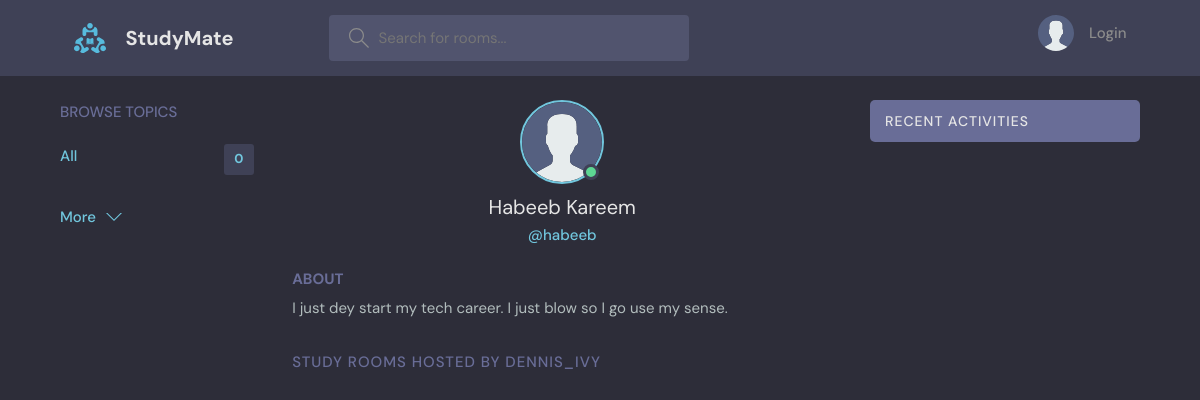
Page /profile/1/ on the earlier database version.
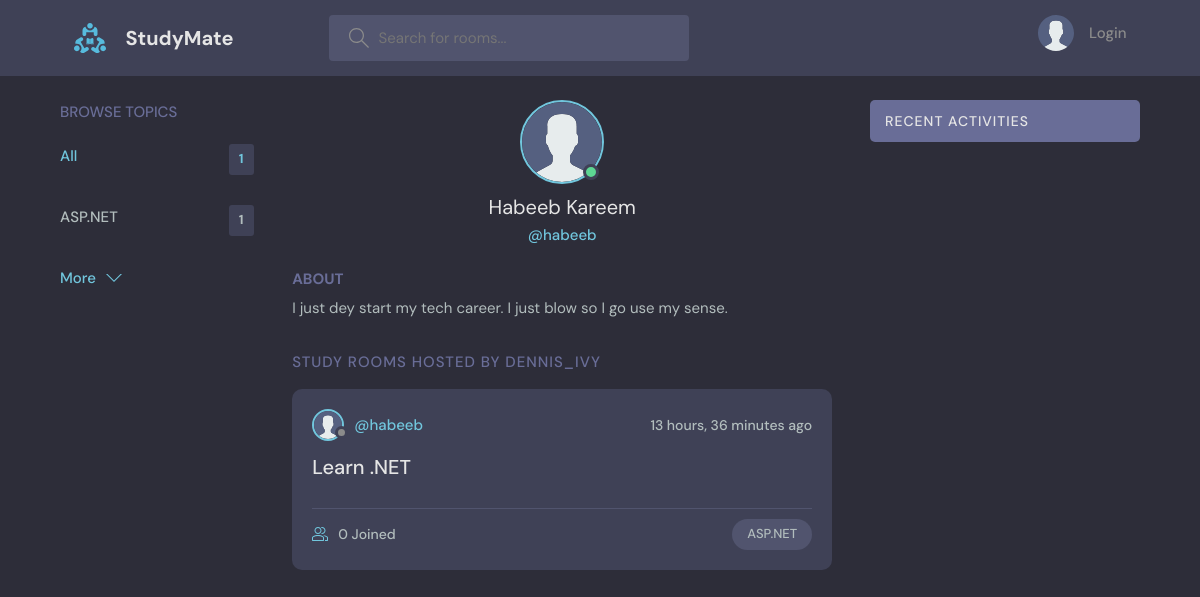
Same page on the later database version.
### base/models.py (models this page shows, shortened)
class User(AbstractUser):
    name = models.CharField(max_length=200, null=True)
    email = models.EmailField(unique=True, null=True)
    bio = models.TextField(null=True)
    avatar = models.ImageField(null=True, default='avatar.svg')
    USERNAME_FIELD: 'email'

class Topic(models.Model):
    name = models.CharField(max_length=200)

class Room(models.Model):
    host = models.ForeignKey(User, on_delete=models.SET_NULL, null=True)
    topic = models.ForeignKey(Topic, on_delete=models.SET_NULL, null=True)
    name = models.CharField(max_length=200)
    description = models.TextField(null=True, blank=True)
    participants = models.ManyToManyField(User, related_name='participants', blank=True)
    updated = models.DateTimeField(auto_now=True)
    created = models.DateTimeField(auto_now_add=True)
    class Meta:
        ordering = ['-updated', '-created']

### base/views.py (the view)
# urls.py: path('profile/<str:pk>/', views.userProfile, name='user-profile'),
def userProfile(request, pk):
    user = User.objects.get(id=pk)
    rooms = user.room_set.all()
    room_messages = user.message_set.all()
    topics = Topic.objects.all()
    context = {'user': user, 'rooms': rooms,
               'room_messages': room_messages, 'topics': topics}
    return render(request, 'base/profile.html', context)

### base/templates/base/profile.html (shortened to what this page needs)
{% extends 'main.html' %}
{% block content %}
<main class="profile-page layout layout--3">
  <div class="container">
    {% include 'base/topics_component.html' %}
    <div class="roomList">
      <div class="profile">
        <div class="profile__avatar">
          <div class="avatar avatar--large active">
            <img src="{{user.avatar.url}}" />
          </div>
        </div>
        <div class="profile__info">
          <h3>{{user.name}}</h3>
          <p>@{{user.username}}</p>
        </div>
        <div class="profile__about">
          <h3>About</h3>
          <p>
            {{user.bio}}
          </p>
        </div>
      </div>
      <div class="roomList__header">
        <div>
          <h2>Study Rooms Hosted by dennis_ivy</a>
          </h2>
        </div>
      </div>
      {% include 'base/feed_component.html' %}
    </div>
    {% include 'base/activity_component.html' %}
  </div>
</main>
{% endblock content %}

### templates/main.html (shortened to what this page needs)
<!DOCTYPE html>
{% load static %}
<html lang="en">
  <head>
    <link rel="stylesheet" href="{% static 'styles/style.css' %}" />
  </head>
  <body>
    {% include 'navbar.html' %}
    {% block content %}
    {% endblock %}
  </body>
</html>

### templates/navbar.html (shortened to what this page needs)
{% load static %}
<header class="header header--loggedIn">
  <div class="container">
    <a href="{% url 'home' %}" class="header__logo">
      <img src="{% static 'images/logo.svg' %}" />
      <h1>StudyMate</h1>
    </a>
    <form class="header__search" method="GET" action="{%% url 'home' }">
      <label>
        <input placeholder="Search for rooms..." type="text" name="q" />
      </label>
    </form>
    <nav class="header__menu">
      {% if request.user.is_authenticated %}
      <div class="header__user">
        <a href="{% url 'update-user' %}">
          <div class="avatar avatar--medium active">
            <img src="{{request.user.host.avatar.url}}" />
          </div>
          <p>
            {{request.user.username}} <span>@{{request.user.username}} </span>
          </p>
        </a>
        <button class="dropdown-button">
          <svg
            version="1.1"
            xmlns="http://www.w3.org/2000/svg"
            width="32"
            height="32"
            viewBox="0 0 32 32"
          >
            <title>chevron-down</title>
            <path d="M16 21l-13-13h-3l16 16 16-16h-3l-13 13z"></path>
          </svg>
        </button>
      </div>
      {% else %}
      <a href="{% url 'login' %}">
        <img src="{% static 'images/avatar.svg' %}" />
        <p>Login</p>
      </a>
      {% endif %}
    </nav>
  </div>
</header>

### base/templates/base/topics_component.html
<div class="topics">
  <div class="topics__header">
    <h2>Browse Topics</h2>
  </div>
  <ul class="topics__list">
    <li>
      <a href="{% url 'home' %}" class="active">All <span>{{topics.count}}</span></a>
    </li>
{% for topic in topics %}
    <li>
      <a href="{% url 'home' %}?q={{topic.name}}">{{topic.name}}<span>{{topic.room_set.all.count}}</span></a>
    </li>
    {% endfor %}
  </ul>
  <a class="btn btn--link" href="{% url 'topics' %}">
    More
    <svg
      version="1.1"
      xmlns="http://www.w3.org/2000/svg"
      width="32"
      height="32"
      viewBox="0 0 32 32"
    >
      <title>chevron-down</title>
      <path d="M16 21l-13-13h-3l16 16 16-16h-3l-13 13z"></path>
    </svg>
  </a>
</div>

### base/templates/base/feed_component.html (shortened to what this page needs)
{% for room in rooms %}
<div class="roomListRoom">
  <div class="roomListRoom__header">
    <a
      href="{% url 'user-profile' room.host.id %}"
      class="roomListRoom__author"
    >
      <div class="avatar avatar--small">
        <img src="{{room.host.avatar.url}}" />
      </div>
      <span>@{{room.host.username}}</span>
    </a>
    <div class="roomListRoom__actions">
      <span>{{room.created|timesince}} ago</span>
    </div>
  </div>
  <div class="roomListRoom__content">
    <a href="{% url 'room' room.id %}">{{room.name}}</a>
  </div>
  <div class="roomListRoom__meta">
    <a href="{% url 'room' room.id %}" class="roomListRoom__joined">
      {{room.participants.all.count}} Joined
    </a>
    <p class="roomListRoom__topic">{{room.topic.name}}</p>
  </div>
</div>
{% endfor %}

### base/templates/base/activity_component.html (shortened to what this page needs)
<div class="activities">
  <div class="activities__header">
    <h2>Recent Activities</h2>
  </div>
</div>

Differences in the rows shown:
added Topic: name "ASP.NET", room_set.all.count "1"
added Room: host.avatar (placeholder picture), host.username "habeeb", created "13 hours, 36 minutes", name "Learn .NET", participants.all.count "0", topic.name "ASP.NET"
Other differences:
{{ topics.count }}: "0" → "1"
